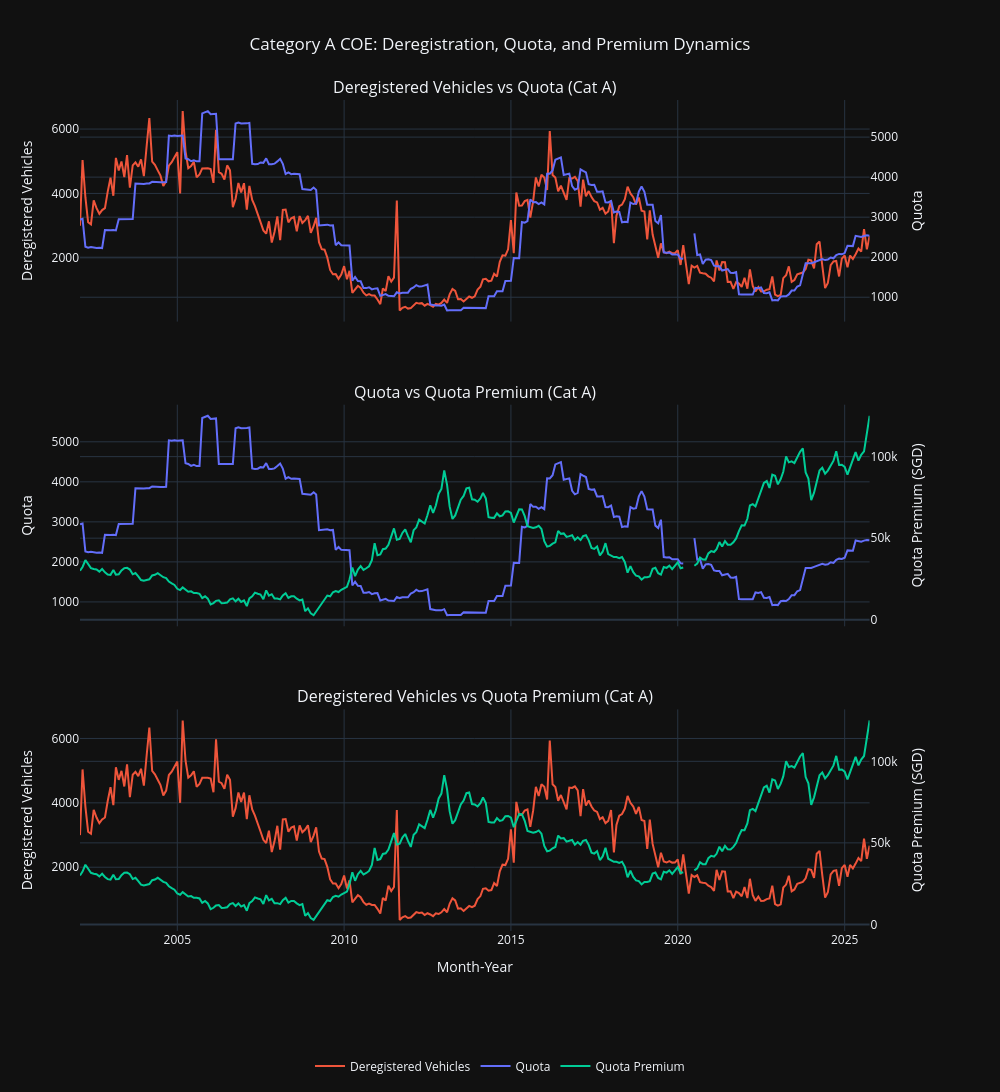

Notebook code cell kept with this figure:
### Code cell
from plotly.subplots import make_subplots
import plotly.graph_objects as go
import plotly.colors as pc


fig = make_subplots(
    rows=3, cols=1,
    shared_xaxes=True,
    vertical_spacing=0.10,
    subplot_titles=(
        "Deregistered Vehicles vs Quota (Cat A)",
        "Quota vs Quota Premium (Cat A)",
        "Deregistered Vehicles vs Quota Premium (Cat A)"
    ),
    specs=[
        [{"secondary_y": True}],
        [{"secondary_y": True}],
        [{"secondary_y": True}],
    ]
)


fig.add_trace(
    go.Scatter(
        x=cat_a_df.index, y=cat_a_df["dereg_a"],
        mode="lines", name="Deregistered Vehicles",
        line=dict(color=pc.qualitative.Plotly[1])
    ),
    row=1, col=1, secondary_y=False
)

fig.add_trace(
    go.Scatter(
        x=cat_a_df.index, y=cat_a_df["quota_a"],
        mode="lines", name="Quota",
        line=dict(color=pc.qualitative.Plotly[0])
    ),
    row=1, col=1, secondary_y=True
)


fig.add_trace(
    go.Scatter(
        x=cat_a_df.index, y=cat_a_df["quota_a"],
        mode="lines", name="Quota (repeat)",
        line=dict(color=pc.qualitative.Plotly[0]),
        showlegend=False
    ),
    row=2, col=1, secondary_y=False
)

fig.add_trace(
    go.Scatter(
        x=cat_a_df.index, y=cat_a_df["quota_premium_a"],
        mode="lines", name="Quota Premium",
        line=dict(color=pc.qualitative.Plotly[2])
    ),
    row=2, col=1, secondary_y=True
)


fig.add_trace(
    go.Scatter(
        x=cat_a_df.index, y=cat_a_df["dereg_a"],
        mode="lines", name="Deregistered Vehicles (repeat)",
        line=dict(color=pc.qualitative.Plotly[1]),
        showlegend=False
    ),
    row=3, col=1, secondary_y=False
)

fig.add_trace(
    go.Scatter(
        x=cat_a_df.index, y=cat_a_df["quota_premium_a"],
        mode="lines", name="Quota Premium (repeat)",
        line=dict(color=pc.qualitative.Plotly[2]),
        showlegend=False
    ),
    row=3, col=1, secondary_y=True
)


fig.update_layout(
    height=1100,
    width=1000,
    template="plotly_dark",
    title=dict(
        text="Category A COE: Deregistration, Quota, and Premium Dynamics",
        x=0.5, xanchor="center"
    ),
    legend=dict(
        orientation="h",
        yanchor="bottom",
        y=-0.18,
        xanchor="center",
        x=0.5
    )
)

fig.update_xaxes(title_text="Month-Year", row=3, col=1)

fig.update_yaxes(title_text="Deregistered Vehicles", row=1, col=1, secondary_y=False)
fig.update_yaxes(title_text="Quota", row=1, col=1, secondary_y=True)

fig.update_yaxes(title_text="Quota", row=2, col=1, secondary_y=False)
fig.update_yaxes(title_text="Quota Premium (SGD)", row=2, col=1, secondary_y=True)

fig.update_yaxes(title_text="Deregistered Vehicles", row=3, col=1, secondary_y=False)
fig.update_yaxes(title_text="Quota Premium (SGD)", row=3, col=1, secondary_y=True)

fig.show()

### Figure 1 — Plotly figure (JSON) as saved in the notebook; plotly's stock layout.template omitted (floating-point values rounded to 4 significant figures; data arrays with more than 128 entries replaced by an {"elided": "..."} marker saying what was removed)
{"data": [{"line": {"color": "#EF553B"}, "mode": "lines", "name": "Deregistered Vehicles", "type": "scatter", "x": {"elided": "285 str values"}, "xaxis": "x", "y": {"elided": "285 int values"}, "yaxis": "y"}, {"line": {"color": "#636EFA"}, "mode": "lines", "name": "Quota", "type": "scatter", "x": {"elided": "285 str values"}, "xaxis": "x", "y": {"elided": "285 int values"}, "yaxis": "y2"}, {"line": {"color": "#636EFA"}, "mode": "lines", "name": "Quota (repeat)", "showlegend": false, "type": "scatter", "x": {"elided": "285 str values"}, "xaxis": "x2", "y": {"elided": "285 int values"}, "yaxis": "y3"}, {"line": {"color": "#00CC96"}, "mode": "lines", "name": "Quota Premium", "type": "scatter", "x": {"elided": "285 str values"}, "xaxis": "x2", "y": {"elided": "285 float values"}, "yaxis": "y4"}, {"line": {"color": "#EF553B"}, "mode": "lines", "name": "Deregistered Vehicles (repeat)", "showlegend": false, "type": "scatter", "x": {"elided": "285 str values"}, "xaxis": "x3", "y": {"elided": "285 int values"}, "yaxis": "y5"}, {"line": {"color": "#00CC96"}, "mode": "lines", "name": "Quota Premium (repeat)", "showlegend": false, "type": "scatter", "x": {"elided": "285 str values"}, "xaxis": "x3", "y": {"elided": "285 float values"}, "yaxis": "y6"}], "layout": {"annotations": [{"font": {"size": 16}, "showarrow": false, "text": "Deregistered Vehicles vs Quota (Cat A)", "x": 0.47, "xanchor": "center", "xref": "paper", "y": 1, "yanchor": "bottom", "yref": "paper"}, {"font": {"size": 16}, "showarrow": false, "text": "Quota vs Quota Premium (Cat A)", "x": 0.47, "xanchor": "center", "xref": "paper", "y": 0.6333, "yanchor": "bottom", "yref": "paper"}, {"font": {"size": 16}, "showarrow": false, "text": "Deregistered Vehicles vs Quota Premium (Cat A)", "x": 0.47, "xanchor": "center", "xref": "paper", "y": 0.2667, "yanchor": "bottom", "yref": "paper"}], "height": 1100, "legend": {"orientation": "h", "x": 0.5, "xanchor": "center", "y": -0.18, "yanchor": "bottom"}, "title": {"text": "Category A COE: Deregistration, Quota, and Premium Dynamics", "x": 0.5, "xanchor": "center"}, "width": 1000, "xaxis": {"anchor": "y", "domain": [0, 0.94], "matches": "x3", "showticklabels": false}, "xaxis2": {"anchor": "y3", "domain": [0, 0.94], "matches": "x3", "showticklabels": false}, "xaxis3": {"anchor": "y5", "domain": [0, 0.94], "title": {"text": "Month-Year"}}, "yaxis": {"anchor": "x", "domain": [0.7333, 1], "title": {"text": "Deregistered Vehicles"}}, "yaxis2": {"anchor": "x", "overlaying": "y", "side": "right", "title": {"text": "Quota"}}, "yaxis3": {"anchor": "x2", "domain": [0.3667, 0.6333], "title": {"text": "Quota"}}, "yaxis4": {"anchor": "x2", "overlaying": "y3", "side": "right", "title": {"text": "Quota Premium (SGD)"}}, "yaxis5": {"anchor": "x3", "domain": [0, 0.2667], "title": {"text": "Deregistered Vehicles"}}, "yaxis6": {"anchor": "x3", "overlaying": "y5", "side": "right", "title": {"text": "Quota Premium (SGD)"}}}}
